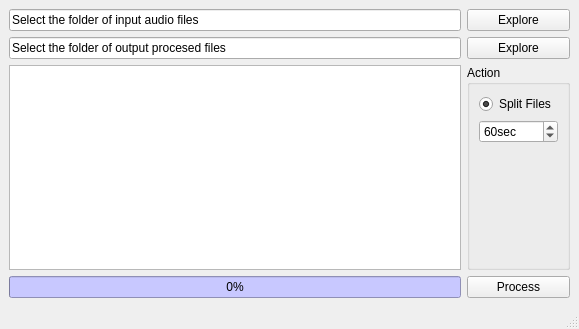
<?xml version="1.0" encoding="UTF-8"?>
<ui version="4.0">
 <class>MainWindow</class>
 <widget class="QMainWindow" name="MainWindow">
  <property name="geometry">
   <rect>
    <x>0</x>
    <y>0</y>
    <width>579</width>
    <height>329</height>
   </rect>
  </property>
  <property name="windowTitle">
   <string>MainWindow</string>
  </property>
  <widget class="QWidget" name="centralwidget">
   <layout class="QGridLayout" name="gridLayout">
    <item row="0" column="0">
     <widget class="QLineEdit" name="lineeditFilePath">
      <property name="styleSheet">
       <string notr="true"/>
      </property>
      <property name="text">
       <string>Select the folder of input audio files</string>
      </property>
     </widget>
    </item>
    <item row="1" column="0">
     <widget class="QLineEdit" name="lineEditOutputFolder">
      <property name="styleSheet">
       <string notr="true"/>
      </property>
      <property name="text">
       <string>Select the folder of output procesed files</string>
      </property>
     </widget>
    </item>
    <item row="2" column="0">
     <widget class="QListWidget" name="listwidgetProgress">
      <property name="styleSheet">
       <string notr="true"/>
      </property>
     </widget>
    </item>
    <item row="3" column="0">
     <widget class="QProgressBar" name="progressBarProcesed">
      <property name="styleSheet">
       <string>background-color: rgb(200, 200, 255);</string>
      </property>
      <property name="value">
       <number>0</number>
      </property>
     </widget>
    </item>
    <item row="3" column="1" colspan="2">
     <widget class="QPushButton" name="pushButtonStart">
      <property name="text">
       <string>Process</string>
      </property>
     </widget>
    </item>
    <item row="0" column="1" colspan="2">
     <widget class="QPushButton" name="pushButtonInputFolder">
      <property name="styleSheet">
       <string notr="true"/>
      </property>
      <property name="text">
       <string>Explore</string>
      </property>
      <property name="flat">
       <bool>false</bool>
      </property>
     </widget>
    </item>
    <item row="1" column="1" colspan="2">
     <widget class="QPushButton" name="pushButtonOutputFolder">
      <property name="styleSheet">
       <string notr="true"/>
      </property>
      <property name="text">
       <string>Explore</string>
      </property>
     </widget>
    </item>
    <item row="2" column="1" colspan="2">
     <widget class="QGroupBox" name="groupBox">
      <property name="styleSheet">
       <string notr="true"/>
      </property>
      <property name="title">
       <string>Action</string>
      </property>
      <layout class="QFormLayout" name="formLayout">
       <property name="fieldGrowthPolicy">
        <enum>QFormLayout::AllNonFixedFieldsGrow</enum>
       </property>
       <item row="1" column="0">
        <widget class="QRadioButton" name="rbttnSplitFile">
         <property name="styleSheet">
          <string notr="true"/>
         </property>
         <property name="text">
          <string>Split Files</string>
         </property>
         <property name="checked">
          <bool>true</bool>
         </property>
        </widget>
       </item>
       <item row="2" column="0" colspan="2">
        <widget class="QSpinBox" name="spboxSplitTime">
         <property name="styleSheet">
          <string notr="true"/>
         </property>
         <property name="suffix">
          <string>sec</string>
         </property>
         <property name="minimum">
          <number>1</number>
         </property>
         <property name="maximum">
          <number>86400</number>
         </property>
         <property name="value">
          <number>60</number>
         </property>
        </widget>
       </item>
      </layout>
     </widget>
    </item>
   </layout>
  </widget>
  <widget class="QMenuBar" name="menubar">
   <property name="geometry">
    <rect>
     <x>0</x>
     <y>0</y>
     <width>579</width>
     <height>21</height>
    </rect>
   </property>
  </widget>
  <widget class="QStatusBar" name="statusbar"/>
 </widget>
 <resources/>
 <connections>
  <connection>
   <sender>pushButtonInputFolder</sender>
   <signal>clicked()</signal>
   <receiver>MainWindow</receiver>
   <slot>selectInputFolder()</slot>
   <hints>
    <hint type="sourcelabel">
     <x>524</x>
     <y>43</y>
    </hint>
    <hint type="destinationlabel">
     <x>410</x>
     <y>-8</y>
    </hint>
   </hints>
  </connection>
  <connection>
   <sender>pushButtonOutputFolder</sender>
   <signal>clicked()</signal>
   <receiver>MainWindow</receiver>
   <slot>selectOutputFolder()</slot>
   <hints>
    <hint type="sourcelabel">
     <x>492</x>
     <y>77</y>
    </hint>
    <hint type="destinationlabel">
     <x>448</x>
     <y>-16</y>
    </hint>
   </hints>
  </connection>
  <connection>
   <sender>pushButtonStart</sender>
   <signal>clicked()</signal>
   <receiver>MainWindow</receiver>
   <slot>batch()</slot>
   <hints>
    <hint type="sourcelabel">
     <x>515</x>
     <y>292</y>
    </hint>
    <hint type="destinationlabel">
     <x>435</x>
     <y>-1</y>
    </hint>
   </hints>
  </connection>
 </connections>
 <slots>
  <slot>selectInputFolder()</slot>
  <slot>selectOutputFolder()</slot>
  <slot>batch()</slot>
 </slots>
</ui>
